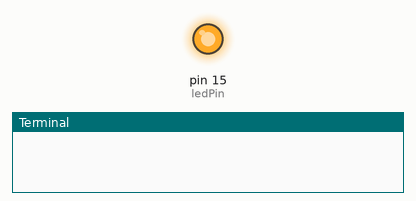
The program below on a simulated Raspberry Pi (header pin numbers). Shown: output pins drawn as LEDs (lit = HIGH), the last lines printed to the terminal. The clock reads 2024-03-15 10:24:30 at power-on unless the program sets it. At 13.0 s the program stops and its outputs stay as they are.

Above: at 0.12 s.
At 1.3 s:
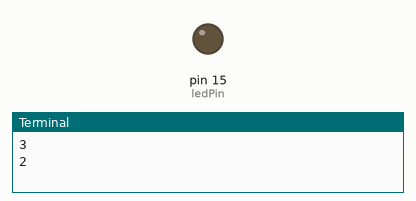
Timing chart, 0 to 12.3 s (numbered marks = the images above):
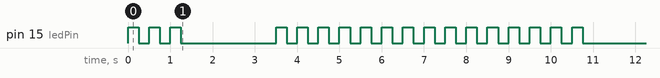

The program:

Date.py
```python
import RPi.GPIO as GPIO
import time

ledPin=15
GPIO.setmode(GPIO.BOARD)
GPIO.setup(ledPin,GPIO.OUT)

month = int(float(time.strftime("%m")))

day = int(float(time.strftime("%d")))

while month > 0:
    global month
    GPIO.output(ledPin,GPIO.HIGH)
    time.sleep(.25)
    GPIO.output(ledPin,GPIO.LOW)
    time.sleep(.25)
    print month
    month = month - 1

time.sleep(2)

while day > 0:
    global day
    GPIO.output(ledPin,GPIO.HIGH)
    time.sleep(.25)
    GPIO.output(ledPin,GPIO.LOW)
    time.sleep(.25)
    print day
    day = day - 1

time.sleep(2)
```

Measured:
- by itself, pin 15 (ledPin): LOW → HIGH at 0.00 s, → LOW 0.25 s later, → HIGH 0.25 s later, → LOW 0.25 s later, … (36 changes in this stretch)
